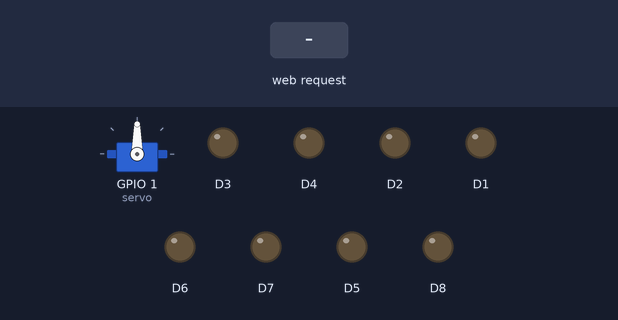
Recording of a program running on a simulated ESP8266 (NodeMCU). Shown: servo, output pins drawn as LEDs (lit = HIGH). Dashed ring = blinking. The inputs (shaded band) are chosen by the test bench.

Above: at 2.2 s.
2.3 s: HTTP request GET / received
At 2.52 s:
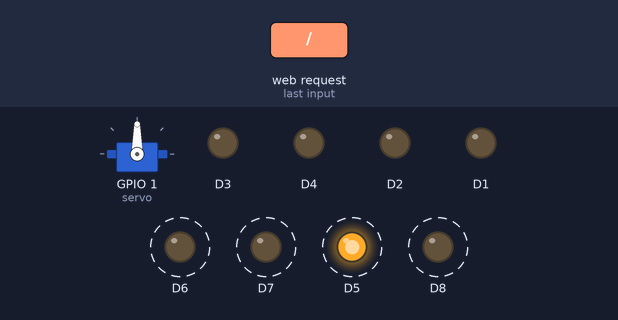
At 2.97 s:
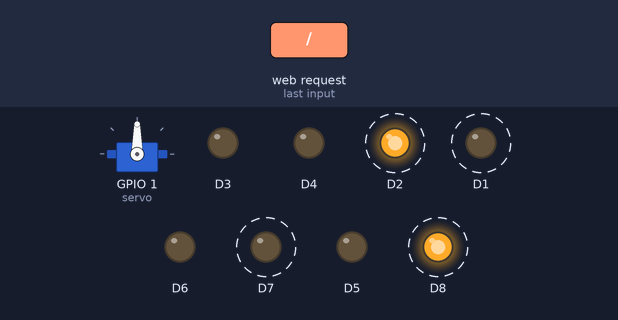
Timing chart, 0 to 11.3 s (numbered marks = the images above; inputs shaded):
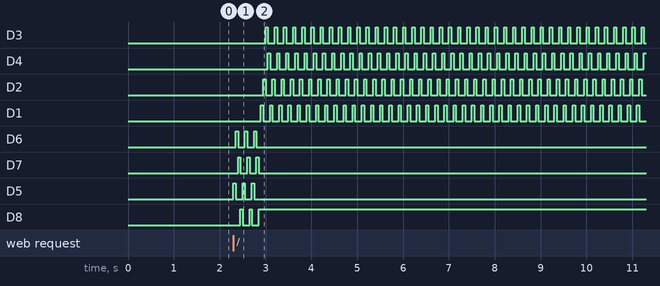

Measured:
- after the input at 2.3 s, D3: alternates HIGH for 0.05 s and LOW for 0.15 s, starting after 0.70 s; D4: alternates HIGH for 0.05 s and LOW for 0.15 s, starting after 0.75 s

The program:

main.cpp
```cpp
#include <Arduino.h>
#include <ESP8266WebServer.h>
#include <ESP8266WiFi.h>
#include <Servo.h>

#define ssid "Hawkeye"
#define pass "hawkeyequiver"

#define speed 50  // Lower = faster

#define debug 0  // Enables Serial communication

ESP8266WebServer server(80);
Servo servo;

int currentTip = 1;

void rotateArrow() {
  for (int i = 0; i < 3; i++) {
    for (int j = 0; j < 4; j++) {
      digitalWrite(D5, j == 0);
      digitalWrite(D6, j == 1);
      digitalWrite(D7, j == 2);
      digitalWrite(D8, j == 3);
      delay(speed);
    }
  }
}

void rotateTip(int tip) {
  while (currentTip != tip) {
    for (int i = 0; i < 3; i++) {
      for (int j = 0; j < 4; j++) {
        digitalWrite(D1, j == 0);
        digitalWrite(D2, j == 1);
        digitalWrite(D3, j == 2);
        digitalWrite(D4, j == 3);
        delay(speed);
      }
    }

    currentTip++;
    if (currentTip > 4) currentTip = 1;
  }
}

void triggerServo() {
  for (int pos = 0; pos <= 90; pos++) {
    servo.write(pos);
    delay(15);
  }
  for (int pos = 90; pos >= 0; pos--) {
    servo.write(pos);
    delay(15);
  }
}

void handleRoot() {
  int tip = server.arg(0).toInt();

  if (debug) Serial.printf("Selected tip %d\n", tip);

  server.send(200);

  rotateArrow();
  rotateTip(tip);
  triggerServo();
}

void setup() {
  pinMode(D1, OUTPUT);
  pinMode(D2, OUTPUT);
  pinMode(D3, OUTPUT);
  pinMode(D4, OUTPUT);
  pinMode(D5, OUTPUT);
  pinMode(D6, OUTPUT);
  pinMode(D7, OUTPUT);
  pinMode(D8, OUTPUT);
  pinMode(D10, OUTPUT);

  servo.attach(D10);

  delay(1000);
  if (debug) {
    Serial.begin(115200);
    Serial.println("Configuring access point...");
  }

  WiFi.softAP(ssid, pass);

  server.on("/", handleRoot);
  server.begin();
  if (debug) Serial.println("HTTP server started");
}

void loop() { server.handleClient(); }
```
